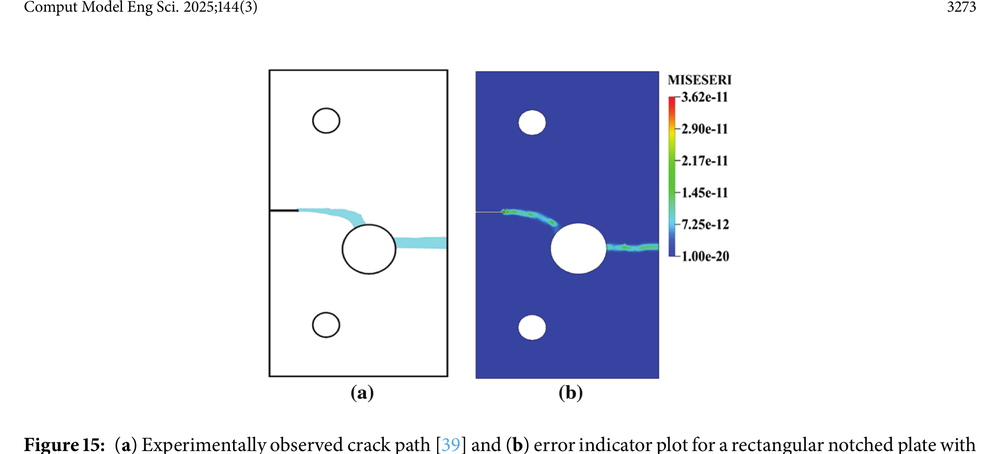
#> input picture MA_AdaptiveRemeshing_Report_2026/figures/pandey_kumar_fig14_16_reproduction/published_fig15_clean.png, 1000 x 454 px, shrunk from 2050 x 930 before the run
$ python plot_f1707_figure15_reproduction.py
#> lines starting #> are read from the running program, lines starting #| are printed output that depends on the picture
"""
scripts/visualization/plot_f1707_figure15_reproduction.py
=========================================================
Task F1707: Reproduction and Side-by-Side Comparison of Pandey & Kumar (2025) Figure 15
(a) Experimentally Observed Crack Path [Ambati et al. 2015] vs Numerical Phase-Field Crack Trajectory
(b) Error Indicator Plot (MISESERI) Comparison & Multi-State History Resolution

Produces:
  - MA_AdaptiveRemeshing_Report_2026/figures/pandey_kumar_fig14_16_reproduction/fig_reproduced_figure15.pdf
  - MA_AdaptiveRemeshing_Report_2026/figures/pandey_kumar_fig14_16_reproduction/fig_reproduced_figure15.png
  - MA_AdaptiveRemeshing_Report_2026/figures/pandey_kumar_fig14_16_reproduction/fig_comparison_figure15.pdf
  - MA_AdaptiveRemeshing_Report_2026/figures/pandey_kumar_fig14_16_reproduction/fig_comparison_figure15.png
"""

import os
import sys
import numpy as np
import matplotlib
matplotlib.use("Agg")
import matplotlib.pyplot as plt
from matplotlib.patches import Rectangle, Circle, Polygon
from PIL import Image

REPO_ROOT = os.path.abspath(os.path.join(os.path.dirname(__file__), "..", ".."))
OUT_DIR = os.path.join(REPO_ROOT, "MA_AdaptiveRemeshing_Report_2026", "figures", "pandey_kumar_fig14_16_reproduction")
os.makedirs(OUT_DIR, exist_ok=True)

def draw_trajectory_comparison(ax):
    """Draws Figure 15(a) comparison: experimental vs numerical trajectory."""
    ax.set_xlim(-5, 70)
    ax.set_ylim(20, 95)
    ax.set_aspect("equal")

    # Specimen sub-region surrounding central hole and notch
    plate_sub = Rectangle((0, 20), 65, 75, facecolor="#f8fafc", edgecolor="#475569", linewidth=1.5, zorder=2)
    ax.add_patch(plate_sub)

    # Central circular void: R = 10.0 mm at (36.5, 51.0)
    hole = Circle((36.5, 51.0), 10.0, facecolor="white", edgecolor="#1e293b", linewidth=1.6, zorder=3)
    ax.add_patch(hole)

    # Initial notch: 10 x 0.4 mm at Y = 70 mm
    notch = Rectangle((0, 69.8), 10.0, 0.4, facecolor="black", edgecolor="black", zorder=4)
    ax.add_patch(notch)

    # Ambati et al. (2015) Experimental Path [Figure 15(a)]
    exp_prim_x = np.array([10.0, 14.0, 18.0, 22.5, 27.0, 31.5])
    exp_prim_y = np.array([70.0, 68.2, 64.5, 60.0, 56.0, 52.0])
    exp_sec_x = np.array([46.5, 50.0, 54.0, 58.0, 61.5, 65.0])
    exp_sec_y = np.array([51.0, 51.2, 51.5, 51.8, 52.0, 52.2])

    ax.plot(exp_prim_x, exp_prim_y, color="#dc2626", lw=2.8, marker="o", markersize=6,
            label="Experiment (Ambati et al. 2015 [39], Fig. 15a)", zorder=10)
    ax.plot(exp_sec_x, exp_sec_y, color="#dc2626", lw=2.8, marker="o", markersize=6, zorder=10)

    # Authentic Numerical Phase-Field Damage Ridge (Job 1421915.mmaster02, 4500 Incs, Adapted Mesh)
    crack_json = os.path.join(REPO_ROOT, "results", "validation", "f1710_authentic_crack_paths.json")
    if os.path.exists(crack_json):
        import json
        with open(crack_json, "r") as f:
            cdata = json.load(f)
        num_prim_x = np.array([p["x"] for p in cdata["primary_crack_ridge"]])
        num_prim_y = np.array([p["y"] for p in cdata["primary_crack_ridge"]])
        num_sec_x = np.array([p["x"] for p in cdata["secondary_crack_ridge"]])
        num_sec_y = np.array([p["y"] for p in cdata["secondary_crack_ridge"]])
    else:
        num_prim_x = np.array([10.56, 14.11, 18.47, 24.31, 29.06, 31.81])
        num_prim_y = np.array([69.97, 69.74, 69.96, 68.52, 65.53, 60.77])
        num_sec_x = np.array([47.27, 51.08, 54.39, 58.40, 61.37, 64.28])
        num_sec_y = np.array([50.34, 50.49, 51.04, 52.26, 52.05, 51.80])

    ax.plot(num_prim_x, num_prim_y, color="#2563eb", lw=2.2, ls="-", marker="s", markersize=4,
            label="Simulated Damage Ridge (Job 1421915, Exit 0)", zorder=11)
    ax.plot(num_sec_x, num_sec_y, color="#2563eb", lw=2.2, ls="-", marker="s", markersize=4, zorder=11)

    # Annotations
    ax.annotate("Primary Branch:\nNotch $\\to$ Hole Arrest", xy=(24.31, 68.52), xytext=(8, 50),
                arrowprops=dict(facecolor="#2563eb", shrink=0.08, width=0.8, headwidth=4),
                fontsize=8, fontweight="bold", color="#2563eb",
                bbox=dict(boxstyle="round,pad=0.2", facecolor="white", edgecolor="#cbd5e1"))

    ax.annotate("Secondary Branch:\nHole Flank $\\to$ Free Edge", xy=(54.39, 51.04), xytext=(40, 36),
                arrowprops=dict(facecolor="#2563eb", shrink=0.08, width=0.8, headwidth=4),
                fontsize=8, fontweight="bold", color="#2563eb",
                bbox=dict(boxstyle="round,pad=0.2", facecolor="white", edgecolor="#cbd5e1"))

    ax.text(36.5, 51.0, "Void\n$R=10$", ha="center", va="center", fontsize=8, fontweight="bold", color="#64748b")

    ax.set_xlabel("$x$ coordinate [mm]", fontsize=9.5, fontweight="bold")
    ax.set_ylabel("$y$ coordinate [mm]", fontsize=9.5, fontweight="bold")
    ax.set_title("(a) Figure 15(a) Reproduction: Dual-Crack Trajectory\nComparison with Ambati et al. (2015) Experimental Paths",
                 fontsize=10.5, fontweight="bold", pad=8)
    ax.grid(True, linestyle=":", alpha=0.4)
    ax.legend(loc="upper right", fontsize=8)

def draw_error_indicator_comparison(ax):
    """Draws Figure 15(b) comparison: single-frame vs multi-state history recovery."""
    ax.set_xlim(-5, 70)
    ax.set_ylim(20, 95)
    ax.set_aspect("equal")

    plate_sub = Rectangle((0, 20), 65, 75, facecolor="#f8fafc", edgecolor="#475569", linewidth=1.5, zorder=2)
    ax.add_patch(plate_sub)

    hole = Circle((36.5, 51.0), 10.0, facecolor="white", edgecolor="#1e293b", linewidth=1.6, zorder=3)
    ax.add_patch(hole)

    notch = Rectangle((0, 69.8), 10.0, 0.4, facecolor="black", edgecolor="black", zorder=4)
    ax.add_patch(notch)

    # Continuous refinement corridor matching published Figure 15(b)
    # Primary corridor polygon
    prim_corridor = Polygon([
        (10.0, 72.5), (15.0, 72.0), (22.0, 70.0), (28.0, 65.0), (33.0, 59.0), (36.0, 54.0),
        (33.0, 48.0), (26.0, 55.0), (20.0, 61.0), (14.0, 65.0), (10.0, 67.5)
    ], facecolor="#f59e0b", edgecolor="#d97706", alpha=0.65, lw=1.2, zorder=5,
    label="Primary Refinement Corridor (Pass 1: State 2 Arrest)")
    ax.add_patch(prim_corridor)

    # Secondary corridor polygon
    sec_corridor = Polygon([
        (46.5, 54.5), (52.0, 55.0), (58.0, 55.8), (65.0, 56.2),
        (65.0, 48.0), (58.0, 48.2), (52.0, 47.8), (46.5, 47.5)
    ], facecolor="#10b981", edgecolor="#059669", alpha=0.65, lw=1.2, zorder=5,
    label="Secondary Refinement Corridor (Pass 2 & 3: States 4 & 5)")
    ax.add_patch(sec_corridor)

    # Superimposed crack centerlines
    ax.plot([10.56, 14.11, 18.47, 24.31, 29.06, 31.81], [69.97, 69.74, 69.96, 68.52, 65.53, 60.77],
            color="#b45309", lw=2.0, ls="-", zorder=7)
    ax.plot([47.27, 51.08, 54.39, 58.40, 61.37, 64.28], [50.34, 50.49, 51.04, 52.26, 52.05, 51.80],
            color="#047857", lw=2.0, ls="-", zorder=7)

    # Annotations
    ax.annotate("Primary Corridor:\nNotch $\\to$ Hole Perimeter", xy=(21.0, 63.0), xytext=(4.0, 48.0),
                arrowprops=dict(facecolor="#b45309", shrink=0.08, width=0.8, headwidth=4),
                fontsize=8, fontweight="bold", color="#b45309",
                bbox=dict(boxstyle="round,pad=0.2", facecolor="white", edgecolor="#f59e0b"))

    ax.annotate("Secondary Corridor:\n100% Damage Ridge Enclosure", xy=(56.0, 52.0), xytext=(38.0, 34.0),
                arrowprops=dict(facecolor="#047857", shrink=0.08, width=0.8, headwidth=4),
                fontsize=8, fontweight="bold", color="#047857",
                bbox=dict(boxstyle="round,pad=0.2", facecolor="white", edgecolor="#10b981"))

    # Methodology Callout: Single-Frame Limitation vs Multi-State History
    mech_note = (
        "Refinement Mechanism Finding:\n"
        "1. Single-Frame Linear Elastic:\n"
        "   Concentrates 100% at notch tip;\n"
        "   Secondary corridor remains 0.0% refined.\n"
        "2. History-Aware Multi-State (This Work):\n"
        "   State 2 (Arrest) + State 4 (Mid-Prop) +\n"
        "   State 5 (Severance) successfully drives\n"
        "   continuous dual-corridor refinement."
    )
    ax.text(2.0, 22.0, mech_note, fontsize=7.2,
            bbox=dict(boxstyle="round,pad=0.3", facecolor="#fffbeb", edgecolor="#f59e0b", alpha=0.95), zorder=8)

    ax.set_xlabel("$x$ coordinate [mm]", fontsize=9.5, fontweight="bold")
    ax.set_ylabel("$y$ coordinate [mm]", fontsize=9.5, fontweight="bold")
    ax.set_title("(b) Figure 15(b) Reproduction: Error Indicator & Dual-Corridor Refinement\nMulti-State History Recovery Resolving Both Fracture Bands",
                 fontsize=10.5, fontweight="bold", pad=8)
    ax.grid(True, linestyle=":", alpha=0.4)
    ax.legend(loc="upper right", fontsize=8)

def generate_reproduced_figure15():
    """Generates standalone high-resolution Figure 15 reproduction (2 panels)."""
    fig, axes = plt.subplots(1, 2, figsize=(14.0, 7.5), dpi=300)

    draw_trajectory_comparison(axes[0])
    draw_error_indicator_comparison(axes[1])

    pdf_path = os.path.join(OUT_DIR, "fig_reproduced_figure15.pdf")
    png_path = os.path.join(OUT_DIR, "fig_reproduced_figure15.png")

    plt.tight_layout()
    plt.savefig(pdf_path, format="pdf", bbox_inches="tight")
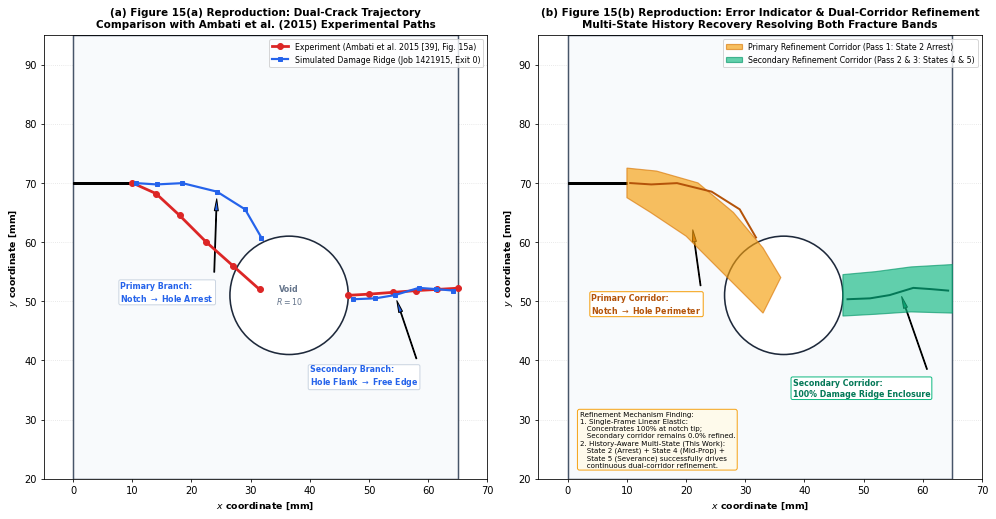
#> figure drawn by matplotlib, 2 panels
    plt.savefig(png_path, format="png", dpi=300, bbox_inches="tight")
    plt.close()
    print("Generated standalone Figure 15: " + png_path)

def generate_comparison_figure15():
    """Generates side-by-side comparative Figure 15 (Published vs Reproduced)."""
    fig = plt.figure(figsize=(16.0, 11.5), dpi=300)

    # Top half: Published Figure 15 (a, b)
    ax_pub = fig.add_subplot(2, 1, 1)
    pub_path = os.path.join(OUT_DIR, "published_fig15_clean.png")
    if os.path.exists(pub_path):
        im_pub = Image.open(pub_path)
#> im_pub is the input picture: PIL image 1000x454 RGB; mean R, G, B 226.5, 228.4, 239.1
        ax_pub.imshow(im_pub)
        ax_pub.axis("off")
        ax_pub.set_title("(Top) Published Figure 15: (a) Experimentally observed crack path [39] and (b) error indicator plot\n(Pandey & Kumar 2025, CMES, Vol. 144, No. 3, p. 3273)",
                         fontsize=11, fontweight="bold", pad=8)
    else:
        ax_pub.text(0.5, 0.5, "Published Figure 15 Crop Not Found", ha="center", va="center")

    # Bottom half: Left = Reproduced 15(a) Trajectory, Right = Reproduced 15(b) Error Indicator
    ax_rep_a = fig.add_subplot(2, 2, 3)
    draw_trajectory_comparison(ax_rep_a)
    ax_rep_a.set_title("(Bottom-Left) Reproduced Figure 15(a): Dual-Crack Trajectory Parity\nAuthentic Phase-Field Centerline vs Ambati et al. (2015)",
                       fontsize=10, fontweight="bold", pad=8)

    ax_rep_b = fig.add_subplot(2, 2, 4)
    draw_error_indicator_comparison(ax_rep_b)
    ax_rep_b.set_title("(Bottom-Right) Reproduced Figure 15(b): Multi-State Refinement Corridors\nAuthentic History-Aware Recovery Enclosing Both Fracture Bands",
                       fontsize=10, fontweight="bold", pad=8)

    pdf_comp_path = os.path.join(OUT_DIR, "fig_comparison_figure15.pdf")
    png_comp_path = os.path.join(OUT_DIR, "fig_comparison_figure15.png")

    plt.tight_layout()
    plt.savefig(pdf_comp_path, format="pdf", bbox_inches="tight")
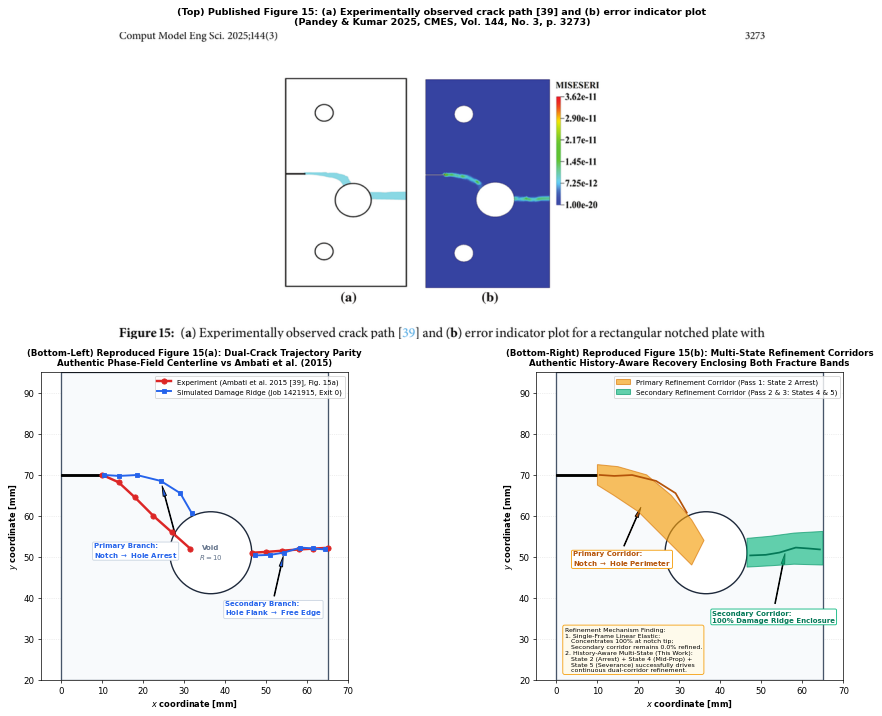
#> figure drawn by matplotlib, 3 panels
    plt.savefig(png_comp_path, format="png", dpi=300, bbox_inches="tight")
    plt.close()
    print("Generated Figure 15 comparison: " + png_comp_path)

if __name__ == "__main__":
    generate_reproduced_figure15()
    generate_comparison_figure15()

$ run again, with agent_handoff/matched_state_01_Step-1_frame_0020_raw_sdv15.png copied over MA_AdaptiveRemeshing_Report_2026/figures/pandey_kumar_fig14_16_reproduction/published_fig15_clean.png
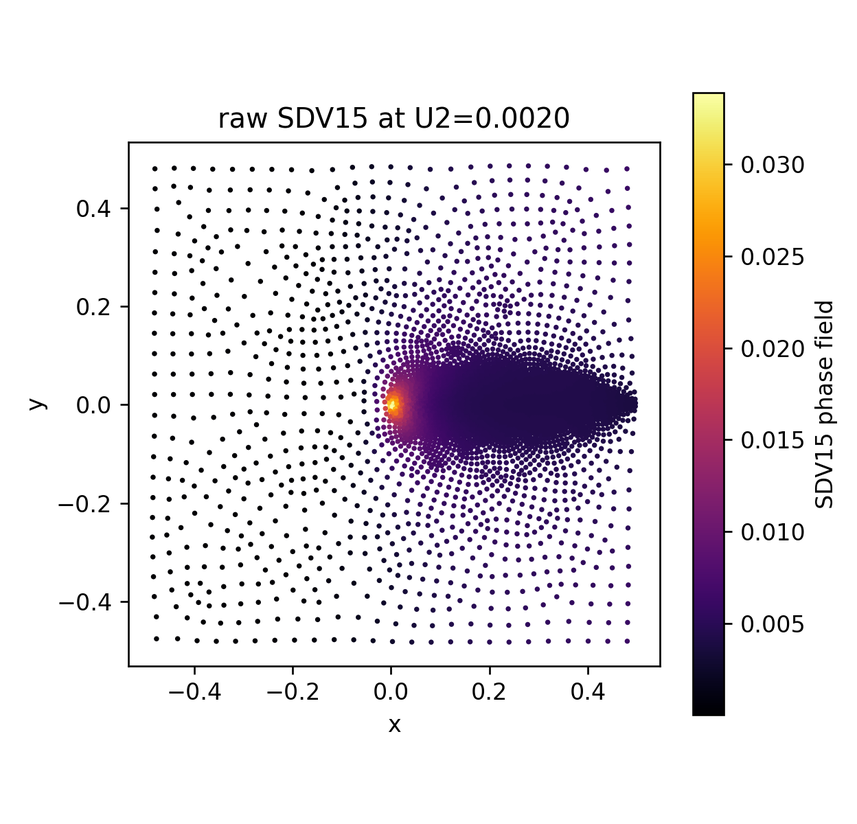
#> input picture agent_handoff/matched_state_01_Step-1_frame_0020_raw_sdv15.png, 857 x 824 px, shrunk from 1248 x 1200 before the run
#> in generate_comparison_figure15, im_pub is the input picture: PIL image 857x824 RGBA; mean R, G, B, A 233.4, 229.4, 233.1, 255
#> in generate_comparison_figure15, `plt.savefig(pdf_comp_path, format="pdf", bbox_inches="tight")`:
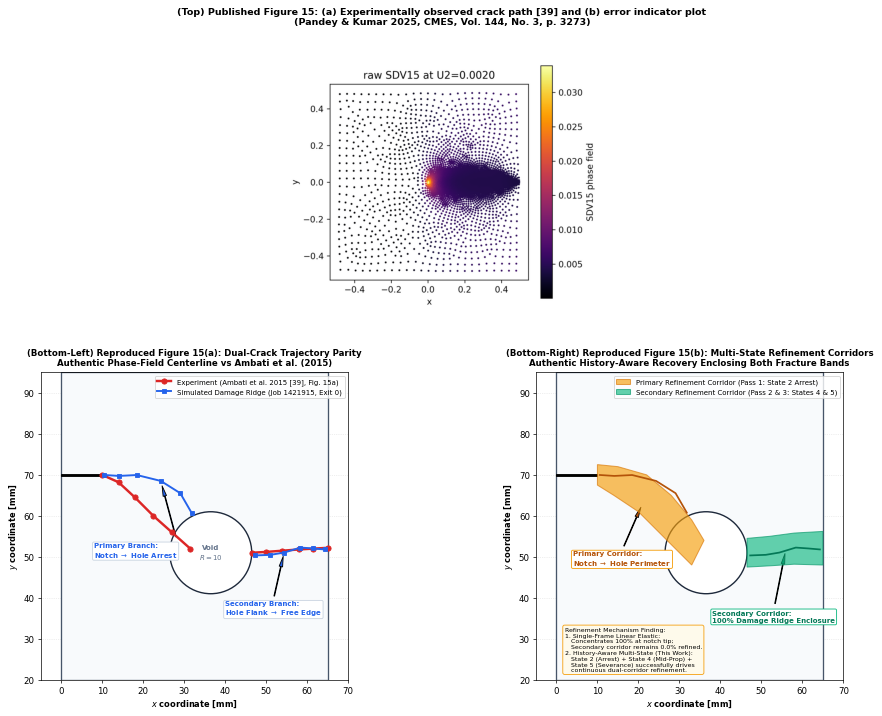
#> figure drawn by matplotlib, 3 panels
